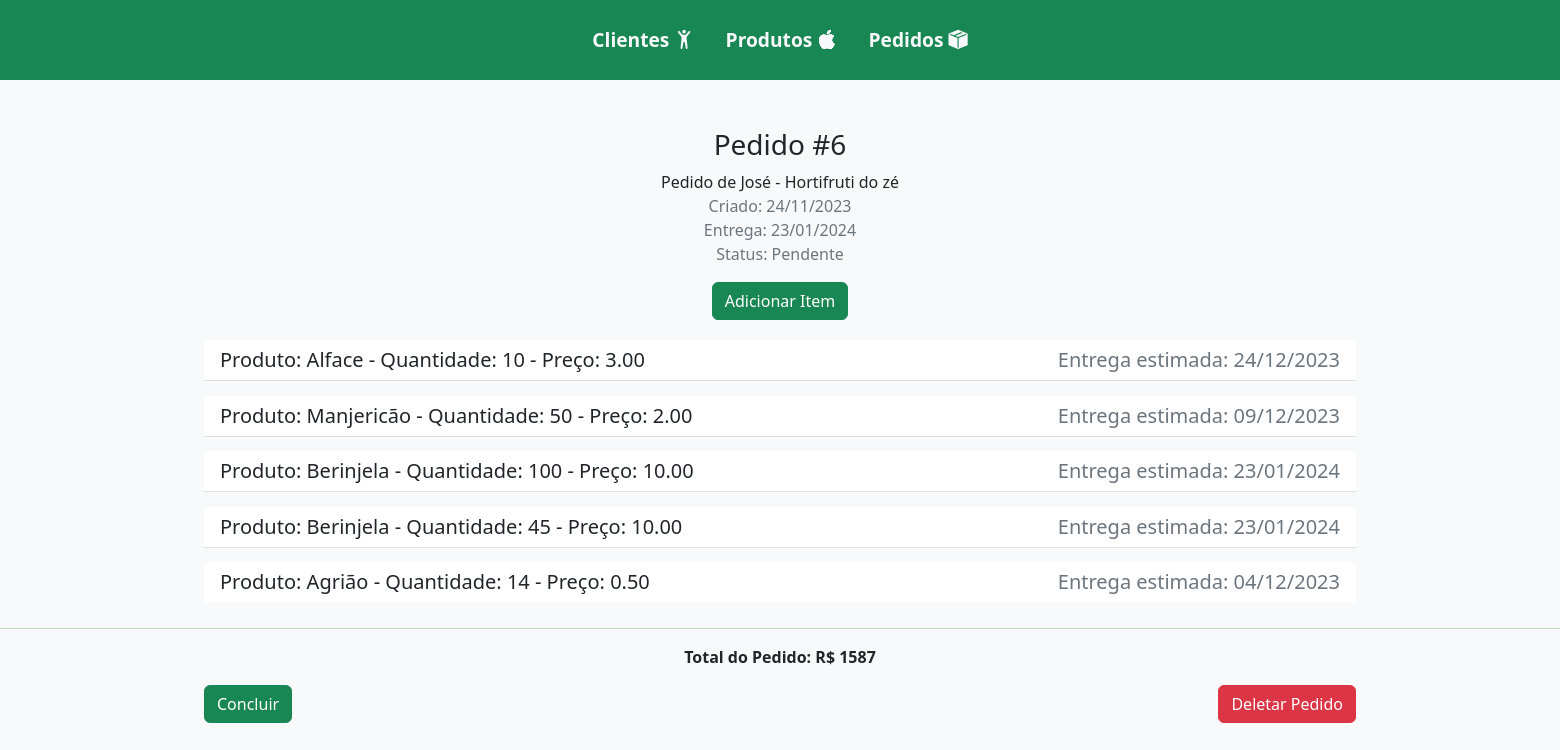
/detalhes_item_pedido/6/, run on an earlier commit of the app's database.
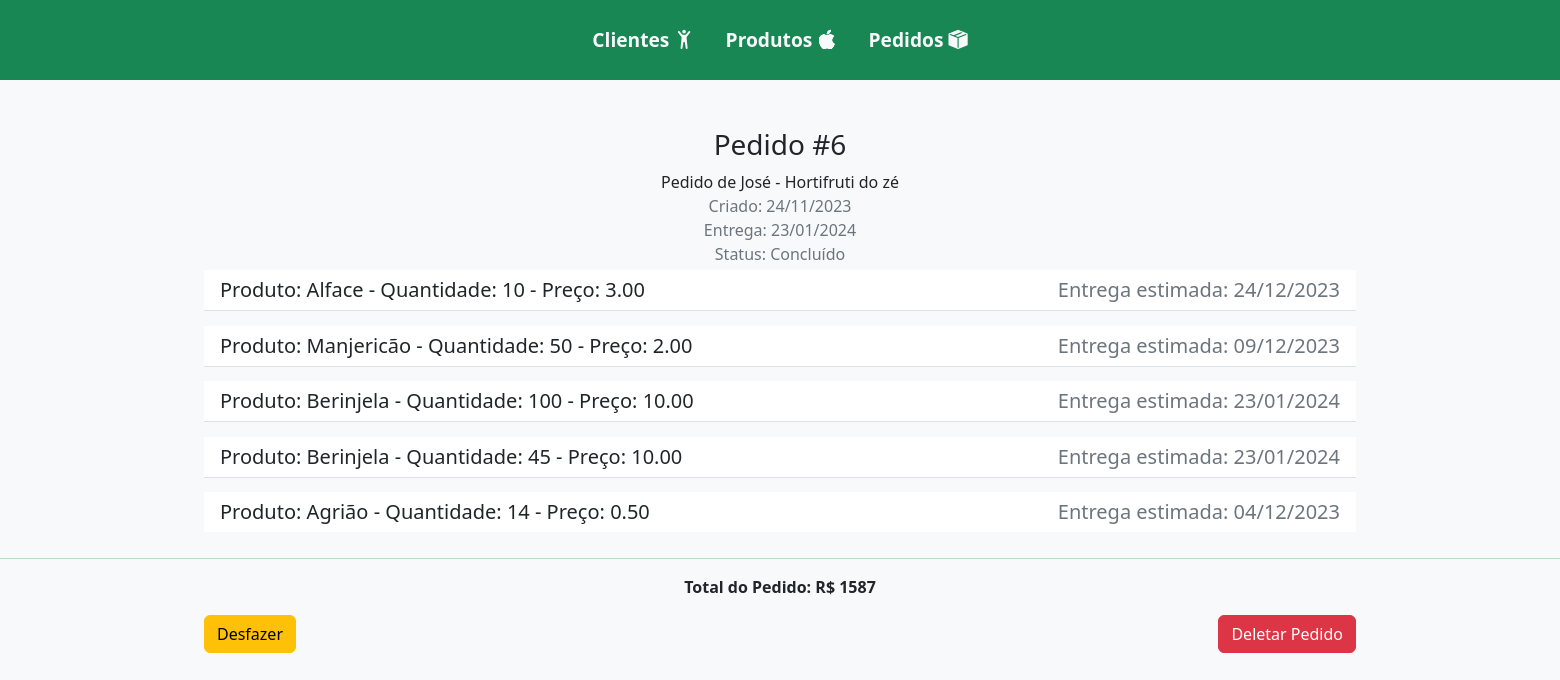
And on a later commit of the database.
### fazenda/models.py (models this page shows, shortened)
class Pedido(models.Model):
    cliente = models.ForeignKey(Cliente, on_delete=models.CASCADE)
    produtos = models.ManyToManyField(Produto, through="ItemPedido")
    data_pedido = models.DateField(auto_now_add=True)
    status = models.CharField(
        max_length=10,
        choices=(
            ("Pendente", "Pendente"),
            ("Concluído", "Concluído"),
        ),
        default="Pendente",
    )
    def maior_tempo_preparo(self):
        tempos_preparo = self.produtos.all().values_list("tempo_preparo", flat=True)
        if tempos_preparo:
            return max(tempos_preparo)
        return 0
    def data_entrega(self):
        maior_tempo = self.maior_tempo_preparo()
        if maior_tempo > 0:
            return self.data_pedido + timedelta(days=maior_tempo)
        return self.data_pedido

class Cliente(models.Model):
    nome = models.CharField(max_length=100)
    empresa = models.CharField(max_length=100, blank=True, null=True)
    telefone = models.CharField(max_length=20)

### fazenda/views.py (the view)
def detalhes_item_pedido(request, pk):
    pedido = get_object_or_404(Pedido, pk=pk)
    pedido.total_pedido = (
        pedido.itempedido_set.aggregate(total=Sum(F("quantidade") * F("preco")))[
            "total"
        ]
        or 0
    )  # Caso não haja itens no pedido
    return render(request, "detalhes_item_pedido.html", {"pedido": pedido})

### fazenda/models.py (called while the page is built)
    def data_entrega_produto(self):
        data_pedido = self.pedido.data_pedido
        tempo_preparo_produto = self.produto.tempo_preparo
        if data_pedido and tempo_preparo_produto:
            return data_pedido + timedelta(days=tempo_preparo_produto)
        return None

### fazenda/templates/detalhes_item_pedido.html (shortened to what this page needs)
{% extends 'base.html' %}
{% block content %}
    {% load static %}
    <div class="container-fluid d-flex flex-column justify-content-center align-items-center">
        <h3>Pedido #{{ pedido.id }}</h3>
        Pedido de {{ pedido.cliente.nome }} - {{ pedido.cliente.empresa }}
        <span class="text-secondary">Criado: {{ pedido.data_pedido|date:"d/m/Y" }}</span>
        <span class="text-secondary">Entrega: {{ pedido.data_entrega|date:"d/m/Y" }}</span>
        <span class="text-secondary">Status: {{ pedido.status }}</span>
        {% if pedido.status != 'Concluído' %}
            <a href="{% url 'adicionar_item_pedido' pedido.id %}" class="btn btn-success mb-3 mt-3">Adicionar Item</a>
        {% endif %}
        <ul class="h5 list-group list-group-flush w-75 d-flex flex-column justify-content-center align-items-center">
            {% for item_pedido in pedido.itempedido_set.all %}
                <li class="list-group-item list-group-item-action d-flex justify-content-between align-items-center list">
                    Produto: {{ item_pedido.produto.nome }} - Quantidade: {{ item_pedido.quantidade }} - Preço: {{ item_pedido.preco }}
                    {% if item_pedido.data_entrega_produto %}
                        <span class="text-secondary">Entrega estimada: {{ item_pedido.data_entrega_produto|date:"d/m/Y" }}</span>
                    {% else %}
                        <span class="text-secondary">Entrega estimada indisponível</span>
                    {% endif %}
                </li>
            {% endfor %}
        </ul>
        <hr>
        <p><strong>Total do Pedido: R$ {{ pedido.total_pedido }}</strong></p>
        <div class="d-flex justify-content-between align-items-center w-75">
            {% if pedido.status == 'Concluído' %}
                <a href="{% url 'concluir_pedido' pedido.id %}" class="btn btn-warning">Desfazer</a>
            {% else %}
                <a href="{% url 'concluir_pedido' pedido.id %}" class="btn btn-success">Concluir</a>
            {% endif %}
            <a href="{% url 'deletar_pedido' pedido.id %}" class="btn btn-danger">Deletar Pedido</a>
        </div>
    </div>
{% endblock %}

What changed in the data, as far as the page shows it:
changed Pedido "José": status "Pendente" → "Concluído"
Also different on the page:
text no longer shown: "Adicionar Item Concluir"
text now shown: "Desfazer"
